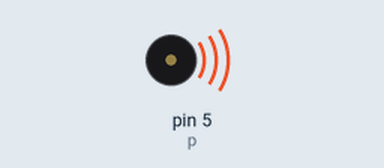
Bench run of a sketch on a simulated Arduino Uno, built with avr-gcc and run on an emulated ATmega328P. Parts: buzzer (waves = sounding).

Above: at 0.2 s.
Timing chart, 0 to 5.8 s (numbered marks = the images above):
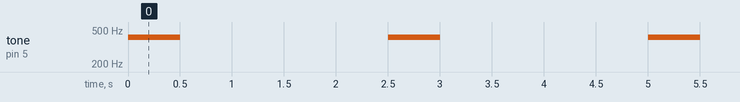

Measured:
- by itself, tone on pin 5 (p): alternates 410 Hz for 0.50 s and silent for 2.0 s

The sketch:

Prueba.ino
```cpp
int p=5;

void setup() {
}

void loop() {
tone(p,410);
delay(500);
noTone(p);
delay(2000);
}
```
